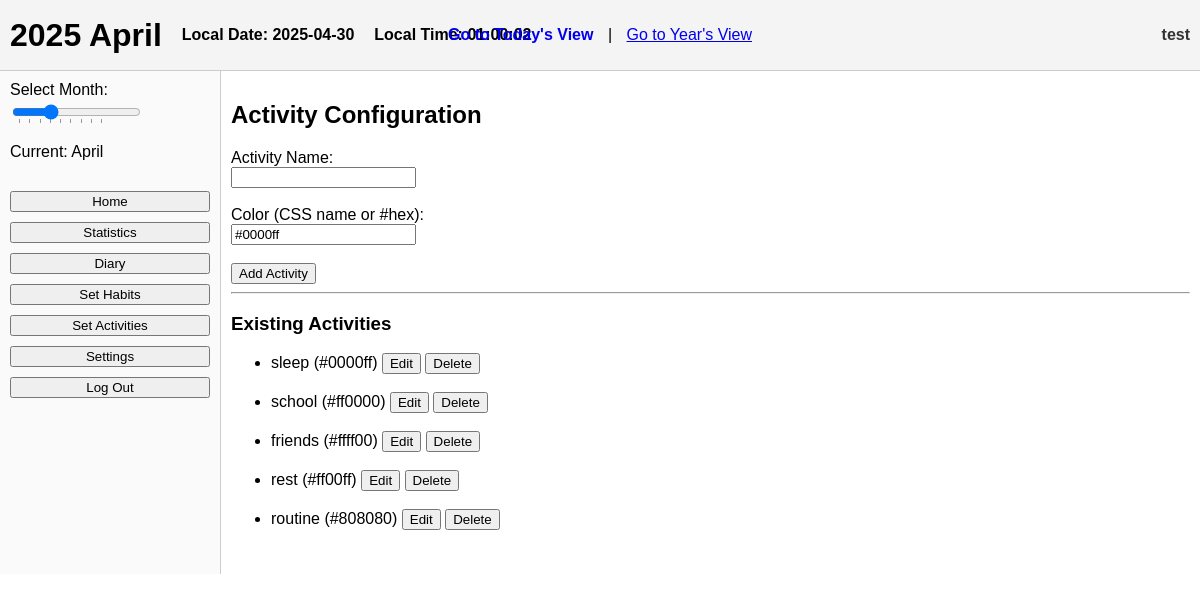
/activities/2025/4/ (signed in), run on the app's committed database.
### authapp/models.py (models this page shows, shortened)
class CustomUser(AbstractUser):
    username = models.CharField(
        _('username'),
        max_length=12,
        unique=True,
        help_text=_('Required. 3-12 characters. Letters and digits only.'),
        validators=[
            RegexValidator(
                regex=r'^[A-Za-z0-9]+$',
                message=_('Username can only contain letters and digits.')
            ),
            MinLengthValidator(3, _('Username must have at least 3 characters.')),
            MaxLengthValidator(12, _('Username cannot exceed 12 characters.')),
        ],
        error_messages={
            'unique': _("This username is already taken."),
        },
    )
    first_name = None
    last_name = None
    GENDER_CHOICES = [
        (1, 'Male'),
        (2, 'Female'),
    ]
    preferred_name = models.CharField(max_length=100, blank=True)
    b_day = models.DateField(null=True, blank=True)
    gender = models.IntegerField(choices=GENDER_CHOICES, null=True, blank=True)

### mainpage/models.py (models this page shows, shortened)
class ActivityMapping(models.Model):
    user_id = models.IntegerField()
    name = models.CharField(max_length=100)
    color = models.CharField(max_length=50, default="#000000")
    year = models.IntegerField()
    month = models.IntegerField()
    class Meta:
        unique_together = ("user_id", "name", "year", "month")  # Optional: prevent duplicates in same month

### mainpage/views.py (the view, shortened to what this page needs)
# urls.py: path('activities/<int:year>/<int:month>/', activity_config_view, name='activity_config_view'),
@login_required
def activity_config_view(request, year, month):
    edit_activity = None
    if request.method == 'GET':
        edit_id = request.GET.get('edit_id')
        if edit_id:
            edit_activity = ActivityMapping.objects.filter(
                user_id=request.user.id, id=edit_id, year=year, month=month
            ).first()
    activities = ActivityMapping.objects.filter(
        user_id=request.user.id, year=year, month=month
    ).order_by('id')
    return render(request, 'mainpage/activity_config.html', {
        'activities': activities,
        'edit_activity': edit_activity,
        'year': year,
        'month': month,
        "current_view": "activity_config_view",
    })

### mainpage/templates/mainpage/activity_config.html (shortened to what this page needs)
{% extends "mainpage/base_month.html" %}
{% load static %}
{% block content %}
<h2>Activity Configuration</h2>
<form method="POST" action="{% url 'activity_config_view' year month %}">
  {% if edit_activity %}
    <input type="hidden" name="action" value="update" />
    <input type="hidden" name="activity_id" value="{{ edit_activity.id }}" />
    <label for="name">Activity Name:</label><br/>
    <input type="text" name="name" required maxlength="15" value="{{ edit_activity.name }}"><br/><br/>
    <label for="color">Color (CSS name or #hex):</label><br/>
    <input type="text" name="color" required value="{{ edit_activity.color }}"><br/><br/>
    <button type="submit">Update Activity</button>
  {% else %}
    <label for="name">Activity Name:</label><br/>
    <input type="text" name="name" required maxlength="15"><br/><br/>
    <label for="color">Color (CSS name or #hex):</label><br/>
    <input type="text" name="color" value="#0000ff" required><br/><br/>
    <button type="submit">Add Activity</button>
  {% endif %}
</form>
<hr/>
<h3>Existing Activities</h3>
<ul>
  {% for act in activities %}
    <li>
      {{ act.name }} ({{ act.color }})
      <form method="GET" action="{% url 'activity_config_view' year month %}" style="display:inline;">
        <button type="submit">Edit</button>
      </form>
      <form method="POST" action="{% url 'activity_config_view' year month %}" style="display:inline;">
        <button type="submit">Delete</button>
      </form>
    </li><br>
  {% endfor %}
</ul>
{% endblock %}

### mainpage/templates/mainpage/base_month.html (shortened to what this page needs)
{% load static %}
<!DOCTYPE html>
<html lang="en">
<head>
  <link rel="stylesheet" href="{% static 'mainpage/css/monthly.css' %}">
</head>
<body>
  <header class="main-header">
    <div class="header-left">
      <h1 id="currentMonth" data-year="{{ year }}" data-month="{{ month }}">
      </h1>
      <p id="local-date" style="font-weight:bold;">Date: --</p>
      <p id="local-time" style="font-weight:bold;">Time: --:--:--</p>
    </div>
    <div class="center-nav">
      <a id="log-today-link" href="#">Go to Today's View</a>
      <span style="margin: 0 10px;">|</span>
      <a id="log-year-link" href="{% url 'year_statistics' year=year %}">Go to Year's View</a>
    </div>
    <div class="header-right">
      <span class="username">{{ user.username }}</span>
    </div>
  </header>
  <div class="content-container">
    <nav class="navbar">
      <label for="monthSlider">Select Month:</label>
      <input
        type="range"
        id="monthSlider"
        name="monthSlider"
        min="1"
        max="12"
        step="1"
        value="{{ month }}"
        data-view="{{ current_view }}"
        list="monthTickmarks"
      />
      <p id="sliderMonthLabel">Current: --</p>
      <div class="menu-buttons">
        <button onclick="window.location.href='{% url 'main_page' %}'">Home</button>
        {% if month %}
          <button onclick="window.location.href='{% url 'month_view' year=year month=month %}'">Statistics</button>
          <button onclick="window.location.href='{% url 'diary_view' year=year month=month %}'">Diary</button>
          <button onclick="window.location.href='{% url 'set_habits' year=year month=month %}'">Set Habits</button>
          <button onclick="window.location.href='{% url 'activity_config_view' year=year month=month %}'">Set Activities</button>
        {% endif %}
        <button onclick="window.location.href='{% url 'settings' %}'">Settings</button>
        <button onclick="window.location.href='{% url 'logout' %}'">Log Out</button>
      </div>
    </nav>
    <main class="main-content">
      {% block content %}{% endblock %}
    </main>
  </div>
</body>
</html>

### mainpage/static/mainpage/css/monthly.css (style rules this page uses)
body { margin: 0; font-family: Arial, sans-serif; }
header { background-color: #f4f4f4; padding: 10px; display: flex; align-items: center; justify-content: space-between; border-bottom: 1px solid #ccc; }
.main-header { background-color: #f4f4f4; padding: 10px; display: flex; align-items: center; justify-content: space-between; border-bottom: 1px solid #ccc; position: relative; height: 50px; flex-wrap: nowrap; }
.header-left { display: flex; align-items: center; gap: 20px; }
.center-nav { position: absolute; left: 50%; transform: translateX(-50%); line-height: 50px; }
.header-right { display: flex; align-items: center; gap: 10px; }
#log-today-link { font-weight: bold; text-decoration: none; }
.username { font-weight: bold; color: #333; }
.content-container { display: flex; flex-direction: row; }
.navbar { width: 200px; border-right: 1px solid #ccc; padding: 10px; background-color: #fafafa; }
.menu-buttons { margin-top: 30px; }
.menu-buttons button { display: block; margin-bottom: 10px; width: 100%; }
.main-content { flex: 1; overflow-y: auto; padding: 10px; }

### data on the page
CustomUser: username "test"
ActivityMapping: name "sleep", color "#0000ff"
ActivityMapping: name "school", color "#ff0000"
ActivityMapping: name "friends", color "#ffff00"
ActivityMapping: name "rest", color "#ff00ff"
ActivityMapping: name "routine", color "#808080"
